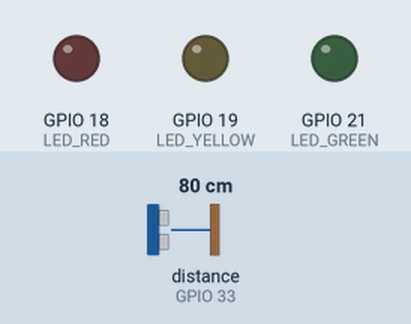
A sketch run on a simulated ESP32. Parts: output pins drawn as LEDs (lit = HIGH). Wiring (inferred from the names in the program): ultrasonic range finder: trigger GPIO 32; echo GPIO 33. The test bench sets the inputs (shaded band); at power-on: distance to the obstacle (sensor on GPIO 33) 80 cm. The echo pulse lasts 58.3 µs per cm; pins used as bus, display or sensor lines are not drawn; what the sketch prints to the serial monitor is not drawn.

Above: at 18.0 s.
18.1 s: distance to the obstacle (sensor on GPIO 33) set to 98 cm
33.8 s: distance to the obstacle (sensor on GPIO 33) set to 103 cm
At 42.4 s:
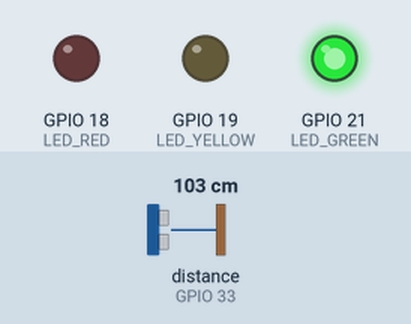
49.5 s: distance to the obstacle (sensor on GPIO 33) set to 2 cm
At 55.1 s:
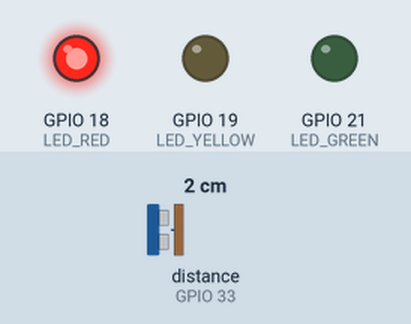
65.2 s: distance to the obstacle (sensor on GPIO 33) set to 120 cm
At 70.9 s:
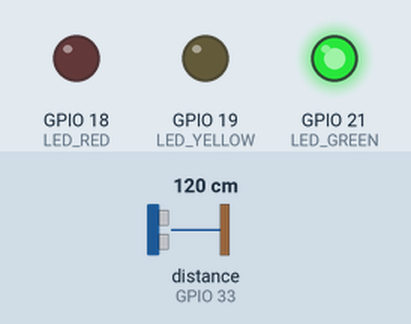
Timing chart, 0 to 72.4 s (numbered marks = the images above; inputs shaded):
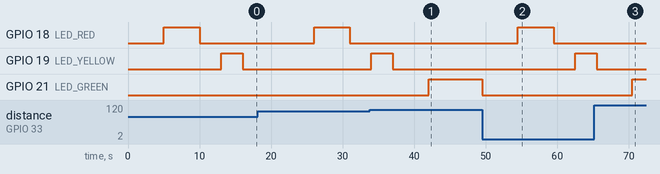

The sketch:

ESP32-Traffic-Light-and-Sensor.ino
```cpp
#define TRIG_PIN 32
#define ECHO_PIN 33
#define LED_RED 18
#define LED_YELLOW 19
#define LED_GREEN 21

void setup() {
  Serial.begin(115200);
  pinMode(TRIG_PIN, OUTPUT);
  pinMode(ECHO_PIN, INPUT);
  pinMode(LED_RED, OUTPUT);
  pinMode(LED_YELLOW, OUTPUT);
  pinMode(LED_GREEN, OUTPUT);
  digitalWrite(LED_RED, LOW);
  digitalWrite(LED_YELLOW, LOW);
  digitalWrite(LED_GREEN, LOW);
}

void loop() {
  // Send a short pulse on the trigger pin
  digitalWrite(TRIG_PIN, HIGH);
  delayMicroseconds(10);
  digitalWrite(TRIG_PIN, LOW);

  // Measure the time it takes for the pulse to return
  long duration = pulseIn(ECHO_PIN, HIGH);
  Serial.println(duration);
  // Convert the time into a distance
  float distance = duration * 0.034 / 2;

  // If a vehicle is detected
  if (distance < 100) {
    // Turn off the green light
    digitalWrite(LED_GREEN, LOW);

    // Wait for some time before turning on the red light
    delay(5000);

    // Turn on the red light
    digitalWrite(LED_RED, HIGH);

    // Wait for some time before turning off the red light
    delay(5000);

    // Turn off the red light
    digitalWrite(LED_RED, LOW);

    // Wait for some time before turning on the yellow light
    delay(3000);

    // Turn on the yellow light
    digitalWrite(LED_YELLOW, HIGH);

    // Wait for some time before turning off the yellow light
    delay(3000);

    // Turn off the yellow light
    digitalWrite(LED_YELLOW, LOW);

    // Wait for some time before turning on the green light
    delay(5000);

    // Turn on the green light
    digitalWrite(LED_GREEN, HIGH);
  } else {
    // If no vehicle is detected, keep the green light on
    digitalWrite(LED_GREEN, HIGH);
  }
}
```

Measured:
- the behaviour switches between 100 and 101 cm on distance to the obstacle (sensor on GPIO 33) (found by bisection; images 0 and 1)
- after the input at 33.8 s, GPIO 18 (LED_RED): stays LOW (without the input it goes to HIGH after 13.2 s); GPIO 21 (LED_GREEN): LOW → HIGH after 8.2 s
- after the input at 49.5 s, GPIO 18 (LED_RED): LOW → HIGH after 5.0 s, → LOW 5.0 s later; GPIO 19 (LED_YELLOW): LOW → HIGH after 13.0 s; GPIO 21 (LED_GREEN): HIGH → LOW at once
- after the input at 65.2 s, GPIO 18 (LED_RED): stays LOW (without the input it goes to HIGH after 10.3 s); GPIO 21 (LED_GREEN): LOW → HIGH after 5.3 s
